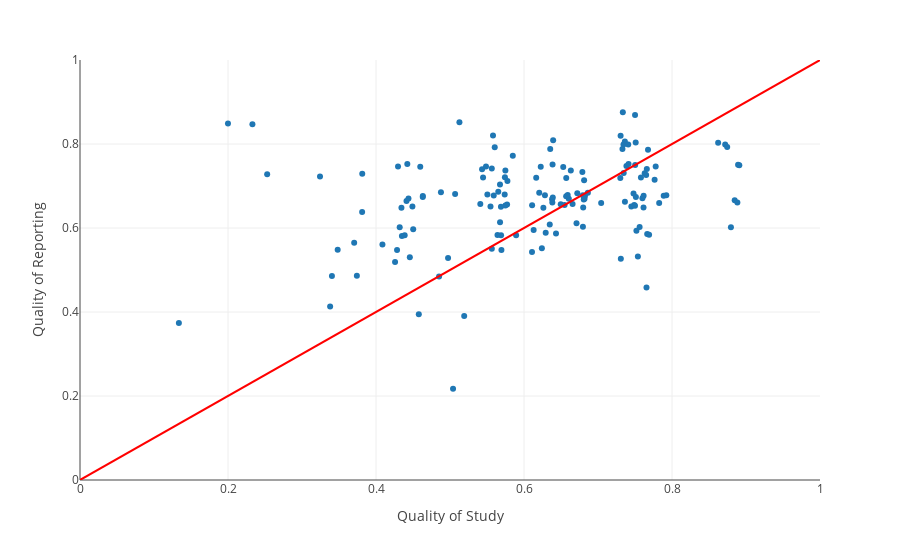

Notebook source saved alongside this figure:
### Code cell
df_fuzzed = df_quality.copy()

df_fuzzed['SSTOTAL'] = df_fuzzed.apply(
    lambda row: row['SSTOTAL'] + random.uniform(-0.02, 0.02), axis=1)

df_fuzzed['SRTOTAL'] = df_fuzzed.apply(
    lambda row: row['SRTOTAL'] + random.uniform(-0.02, 0.02), axis=1)

fig = px.scatter(x=df_fuzzed['SSTOTAL'], y=df_fuzzed['SRTOTAL'])

fig.update_xaxes(range=[0, 1], title="Quality of Study")
fig.update_yaxes(range=[0, 1], title="Quality of Reporting")

fig.add_shape(type='line',
              x0=0,
              y0=0,
              x1=1,
              y1=1,
              line=dict(color='red',),
              xref='x',
              yref='y'
              )

fig.write_image('qualityassessment/sstotal_vs_srtotal.pdf', width=WIDTH, height=HEIGHT)
fig.show()


fig = px.scatter(x=df_quality['SSTOTAL'], y=df_quality['SJR Indicator'])
fig.update_xaxes(range=[0, 1], title="Quality of Study")
fig.update_yaxes(title="SJR Indicator")
fig.write_image('qualityassessment/sstotal_vs_sjr.pdf', width=WIDTH, height=HALF_HEIGHT)
fig.show()

fig = px.scatter(x=df_quality['SRTOTAL'], y=df_quality['SJR Indicator'])
fig.update_xaxes(range=[0, 1], title="Quality of Reporting")
fig.update_yaxes(title="SJR Indicator")
fig.write_image('qualityassessment/srtotal_vs_sjr.pdf', width=WIDTH, height=HALF_HEIGHT)
fig.show()

### Figure 1 — Plotly figure (JSON) as saved in the notebook; plotly's stock layout.template omitted (floating-point values rounded to 4 significant figures; data arrays with more than 128 entries replaced by an {"elided": "..."} marker saying what was removed)
{"data": [{"hovertemplate": "x=%{x}<br>y=%{y}<extra></extra>", "legendgroup": "", "marker": {"color": "#1F77B4", "symbol": "circle"}, "mode": "markers", "name": "", "orientation": "v", "showlegend": false, "type": "scatter", "x": {"elided": "149 float values"}, "xaxis": "x", "y": {"elided": "149 float values"}, "yaxis": "y"}], "layout": {"legend": {"tracegroupgap": 0}, "margin": {"t": 60}, "shapes": [{"line": {"color": "red"}, "type": "line", "x0": 0, "x1": 1, "xref": "x", "y0": 0, "y1": 1, "yref": "y"}], "xaxis": {"anchor": "y", "domain": [0, 1], "range": [0, 1], "title": {"text": "Quality of Study"}}, "yaxis": {"anchor": "x", "domain": [0, 1], "range": [0, 1], "title": {"text": "Quality of Reporting"}}}}
